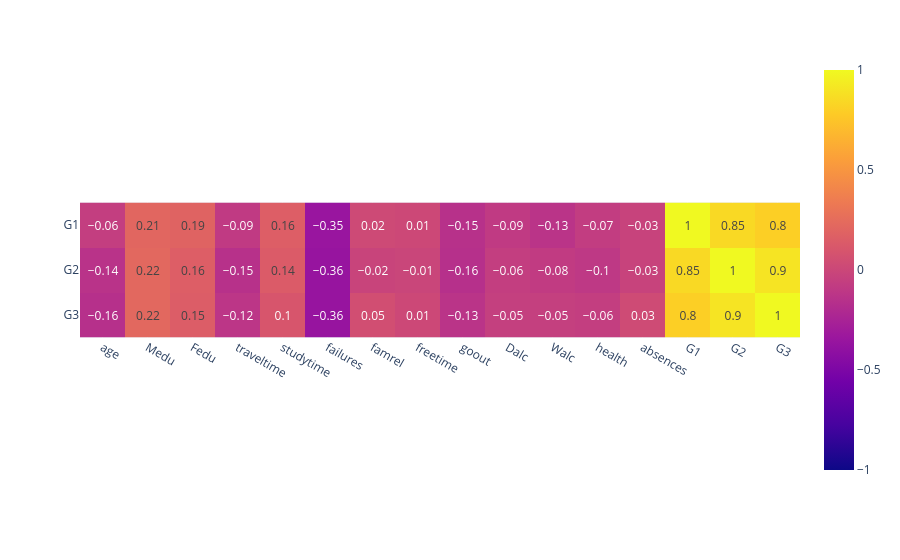

Here is the notebook cell this chart was saved with:
### Code cell
fig = px.imshow(df_maths.select_dtypes(include='number').corr().iloc[-3:,:].round(2),
                text_auto=True,color_continuous_midpoint=0)
fig.show()

### Figure 1 — Plotly figure (JSON) as saved in the notebook; plotly's stock layout.template omitted (floating-point values rounded to 4 significant figures)
{"data": [{"coloraxis": "coloraxis", "hovertemplate": "x: %{x}<br>y: %{y}<br>color: %{z}<extra></extra>", "name": "0", "texttemplate": "%{z}", "type": "heatmap", "x": ["age", "Medu", "Fedu", "traveltime", "studytime", "failures", "famrel", "freetime", "goout", "Dalc", "Walc", "health", "absences", "G1", "G2", "G3"], "xaxis": "x", "y": ["G1", "G2", "G3"], "yaxis": "y", "z": [[-0.06, 0.21, 0.19, -0.09, 0.16, -0.35, 0.02, 0.01, -0.15, -0.09, -0.13, -0.07, -0.03, 1.0, 0.85, 0.8], [-0.14, 0.22, 0.16, -0.15, 0.14, -0.36, -0.02, -0.01, -0.16, -0.06, -0.08, -0.1, -0.03, 0.85, 1.0, 0.9], [-0.16, 0.22, 0.15, -0.12, 0.1, -0.36, 0.05, 0.01, -0.13, -0.05, -0.05, -0.06, 0.03, 0.8, 0.9, 1.0]]}], "layout": {"coloraxis": {"cmid": 0, "colorscale": [[0, "#0d0887"], [0.1111, "#46039f"], [0.2222, "#7201a8"], [0.3333, "#9c179e"], [0.4444, "#bd3786"], [0.5556, "#d8576b"], [0.6667, "#ed7953"], [0.7778, "#fb9f3a"], [0.8889, "#fdca26"], [1, "#f0f921"]]}, "margin": {"t": 60}, "xaxis": {"anchor": "y", "constrain": "domain", "domain": [0, 1], "scaleanchor": "y"}, "yaxis": {"anchor": "x", "autorange": "reversed", "constrain": "domain", "domain": [0, 1]}}}
